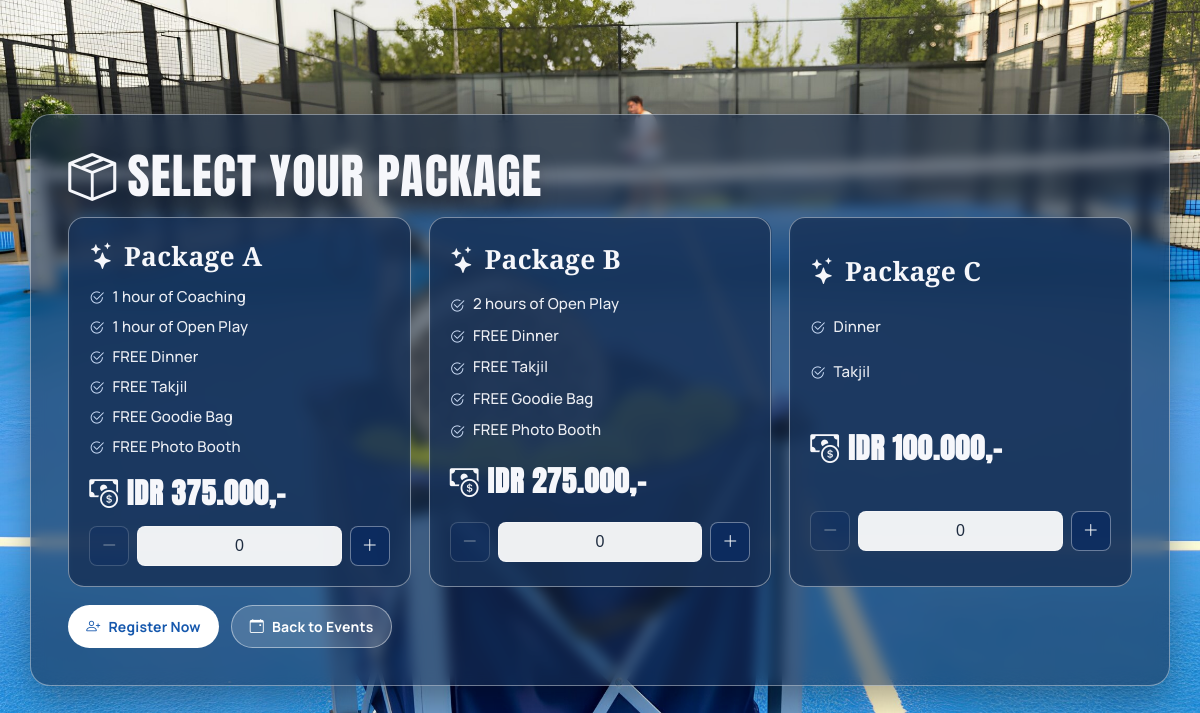
Page /packages on the committed database.
### tables this page shows
CREATE TABLE `packages` (
  `id` int NOT NULL,
  `code` varchar(10) NOT NULL,
  `name` varchar(100) NOT NULL,
  `price` int NOT NULL,
  `description` text NOT NULL
);

### app/helpers.php (called while the page is built, shortened)
<?php
function h(string $v): string {
    return htmlspecialchars($v, ENT_QUOTES, 'UTF-8');
}
function rupiah(int $amount): string {
    return 'IDR ' . number_format($amount, 0, ',', '.');
}

### views/packages.php (the view, shortened to what this page needs)
<?php
require_once __DIR__ . '/../app/helpers.php';
$can_order = !empty($_SESSION['user_id']);
$db = get_db();
$packages = $db->query('SELECT * FROM packages ORDER BY id')->fetchAll(PDO::FETCH_ASSOC);
?>
<!doctype html>
<html lang="en">
<head>
</head>
<body>
  <main class="landing">
    <section id="packagePanel">
      <h1><i class="bi bi-box-seam"></i> Select Your Package</h1>
      <form method="post" action="">
        <div class="package-grid">
          <?php foreach ($packages as $p): ?>
            <article class="package-card">
              <h3><i class="bi bi-stars"></i> <?= h($p['name']) ?></h3>
              <ul>
                <?php
                $features = array_filter(explode("\n", $p['description']));
                foreach ($features as $line):
                ?>
                  <li><i class="bi bi-check2-circle"></i> <?= h(trim($line)) ?></li>
                <?php endforeach; ?>
              </ul>
              <div class="price"><i class="bi bi-cash-coin"></i> <?= h(rupiah((int)$p['price'])) ?>,-</div>
              <div class="qty">
                <button type="button" data-action="minus" aria-label="Decrease quantity"><i class="bi bi-dash-lg"></i></button>
                <input type="number" name="qty_<?= (int)$p['id'] ?>" min="0" value="0" <?= $can_order ? '' : 'disabled' ?>>
                <button type="button" data-action="plus" aria-label="Increase quantity"><i class="bi bi-plus-lg"></i></button>
              </div>
            </article>
          <?php endforeach; ?>
        </div>
        <div class="actions">
          <?php if (!$can_order): ?>
            <a class="btn primary" href="/register?from=packages"><i class="bi bi-person-plus"></i> Register Now</a>
          <?php endif; ?>
          <a class="btn ghost" href="/events"><i class="bi bi-calendar-event"></i> Back to Events</a>
        </div>
      </form>
    </section>
  </main>
</body>
</html>

### index.php (shortened to what this page needs)
<?php
require_once __DIR__ . '/app/helpers.php';
$uri = parse_url($_SERVER['REQUEST_URI'] ?? '/', PHP_URL_PATH) ?? '/';
$path = rtrim($uri, '/');
$routes = [
    '/' => __DIR__ . '/views/home.php',
    '/index.php' => __DIR__ . '/views/home.php',
    '/events' => __DIR__ . '/views/event.php',
    '/home' => __DIR__ . '/views/event.php',
    '/register' => __DIR__ . '/views/register.php',
    '/packages' => __DIR__ . '/views/packages.php',
    '/order' => __DIR__ . '/views/order.php',
    '/order.php' => __DIR__ . '/views/order.php',
    '/download/qris' => __DIR__ . '/views/download_qris.php',
    '/thankyou' => __DIR__ . '/views/thankyou.php',
    '/logout' => __DIR__ . '/views/logout.php',
    admin_login_path() => __DIR__ . '/views/admin/login.php',
    '/admin/dashboard' => __DIR__ . '/views/admin/dashboard.php',
    '/admin/scan' => __DIR__ . '/views/admin/scan.php',
    '/admin/logout' => __DIR__ . '/views/admin/logout.php',
];
if (isset($routes[$path])) {
    require $routes[$path];
    return;
}
?><!doctype html>

### views/packages.php (style rules this page uses)
:root { --blue: #1658ad; --white: #f6f7fb; --soft: rgba(10, 30, 66, 0.55); --line: rgba(255, 255, 255, 0.34); --font-body: "Manrope", "Segoe UI", Tahoma, sans-serif; --font-display: "Anton", "Arial Narrow", Impact, sans-serif; --font-accent: "Playfair Display", Georgia, serif; }
* { box-sizing: border-box; -ms-overflow-style: none; scrollbar-width: none; }
html, body { margin: 0; min-height: 100%; height: 100%; overflow: hidden; overscroll-behavior: none; scroll-behavior: smooth; }
body { color: var(--white); font-family: var(--font-body); font-weight: 500; letter-spacing: 0.2px; background: url('/assets/img/wallpapeh3.jpg') center/cover no-repeat fixed; overflow-x: hidden; opacity: 0; transform: translateY(14px) scale(0.99); filter: blur(8px); transition: opacity 0.55s ease, transform 0.55s ease, filter 0.55s ease; }
body.page-ready { opacity: 1; transform: none; filter: none; }
.landing { min-height: 100svh; height: 100svh; width: min(1260px, 95vw); margin: 0 auto; padding: 16px 0; display: flex; align-items: center; }
#packagePanel { width: 100%; background: rgba(23, 45, 79, 0.58); border: 1px solid rgba(255, 255, 255, 0.40); border-radius: 20px; backdrop-filter: blur(7px); padding: clamp(24px, 3.1vw, 42px); box-shadow: 0 14px 34px rgba(0, 0, 0, 0.32); max-height: calc(100svh - 32px); overflow-y: auto; overscroll-behavior: contain; }
h1 { margin: 0 0 16px; font-family: var(--font-display); font-size: clamp(34px, 4vw, 54px); line-height: 0.95; font-weight: 400; letter-spacing: 1.2px; text-transform: uppercase; display: inline-flex; align-items: center; gap: 10px; text-shadow: 0 10px 20px rgba(0, 0, 0, 0.22); }
.package-grid { display: grid; grid-template-columns: repeat(auto-fit, minmax(300px, 1fr)); gap: 18px; }
.package-card { background: rgba(25, 52, 91, 0.62); border: 1px solid rgba(255, 255, 255, 0.42); border-radius: 16px; padding: 20px; display: grid; gap: 12px; backdrop-filter: blur(2px); transition: transform 0.18s ease, box-shadow 0.18s ease, border-color 0.18s ease; }
.package-card h3 { margin: 0; font-family: var(--font-accent); font-size: clamp(24px, 2.2vw, 30px); font-weight: 700; letter-spacing: 0.3px; display: inline-flex; align-items: center; gap: 8px; }
.package-card ul { margin: 0; padding-left: 0; list-style: none; display: grid; gap: 7px; font-size: 15px; }
.package-card li { display: inline-flex; align-items: flex-start; gap: 8px; line-height: 1.4; opacity: 0.96; }
.package-card li i { color: #d5e5ff; margin-top: 2px; }
.price { display: inline-flex; align-items: center; gap: 8px; font-family: var(--font-display); font-size: clamp(26px, 2.4vw, 36px); font-weight: 800; letter-spacing: 0.8px; }
.qty { display: grid; grid-template-columns: 40px 1fr 40px; gap: 8px; align-items: center; }
.qty input, .qty button { height: 40px; border-radius: 8px; border: 1px solid rgba(255, 255, 255, 0.38); font-size: 16px; }
.qty input { text-align: center; background: rgba(255, 255, 255, 0.93); color: #1f2d40; width: 100%; appearance: textfield; -moz-appearance: textfield; }
.qty button { background: rgba(11, 45, 97, 0.82); color: #fff; cursor: pointer; transition: transform 0.15s ease, background 0.2s ease, border-color 0.2s ease; }
.qty button:disabled { opacity: 0.45; cursor: not-allowed; transform: none; }
.actions { margin-top: 18px; display: flex; gap: 12px; flex-wrap: wrap; }
.btn { text-decoration: none; border: 0; border-radius: 999px; padding: 11px 18px; font-size: 14px; font-weight: 700; cursor: pointer; display: inline-flex; align-items: center; justify-content: center; gap: 8px; transition: transform 0.15s ease, filter 0.2s ease, background 0.2s ease; }
.btn.primary { background: #fff; color: var(--blue); }
.btn.ghost { background: rgba(255, 255, 255, 0.16); color: #fff; border: 1px solid rgba(255, 255, 255, 0.45); }

### rows in the picture
packages: name "Package A", description "1 hour of Coaching", description "1 hour of Open Play", description "FREE Dinner", description "FREE Takjil", description "FREE Goodie Bag", description "FREE Photo Booth", price "IDR 375.000"
packages: name "Package B", description "2 hours of Open Play", description "FREE Dinner", description "FREE Takjil", description "FREE Goodie Bag", description "FREE Photo Booth", price "IDR 275.000"
packages: name "Package C", description "Dinner", description "Takjil", price "IDR 100.000"
